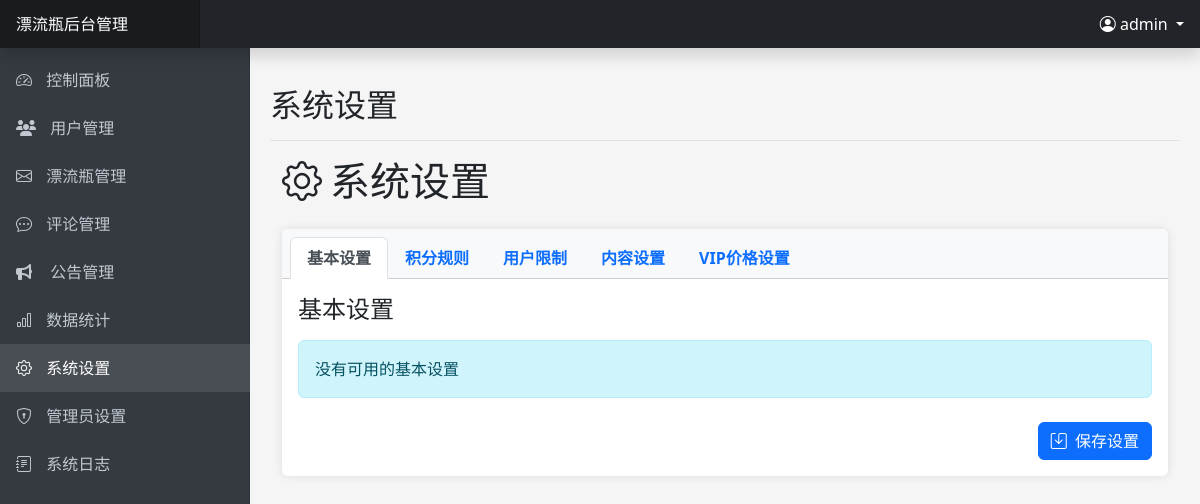
The page /admin/settings.php (signed in) on the database as committed earlier.
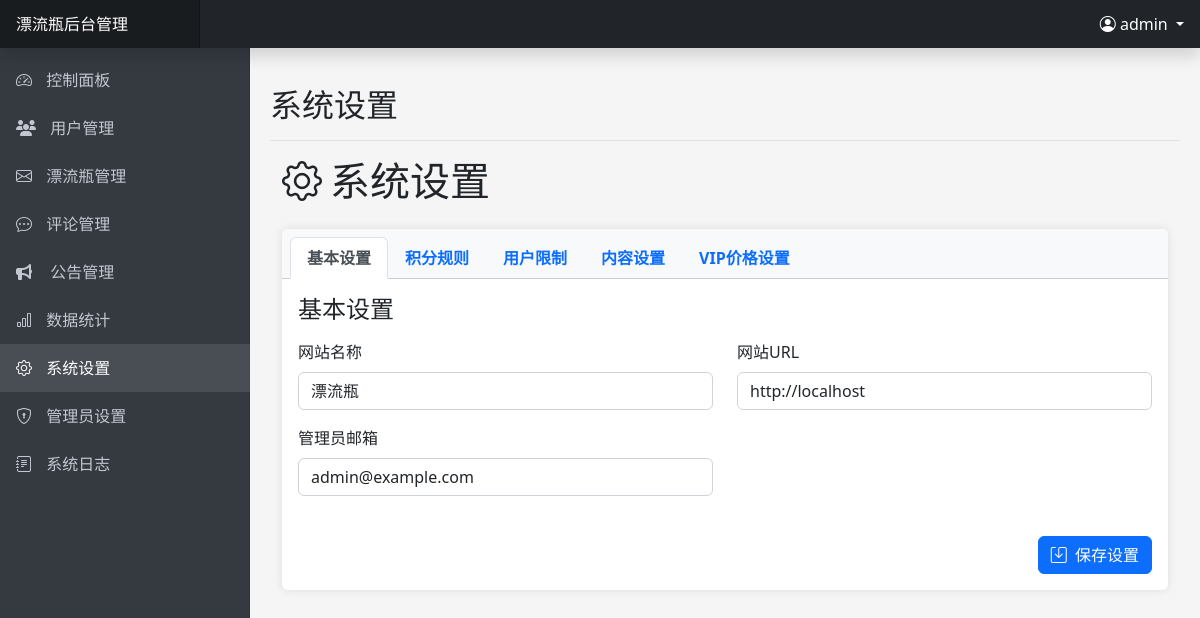
The same page on the database as committed later.
### tables this page shows
CREATE TABLE IF NOT EXISTS `system_settings` (
    `id` INT(11) AUTO_INCREMENT PRIMARY KEY,
    `setting_key` VARCHAR(50) NOT NULL UNIQUE,
    `setting_value` TEXT NOT NULL,
    `setting_name` VARCHAR(255) NOT NULL,
    `setting_group` VARCHAR(50) NOT NULL,
    `setting_type` ENUM('text', 'number', 'textarea', 'switch', 'select') NOT NULL DEFAULT 'text',
    `options` TEXT DEFAULT NULL,
    `created_at` TIMESTAMP DEFAULT CURRENT_TIMESTAMP,
    `updated_at` TIMESTAMP DEFAULT CURRENT_TIMESTAMP ON UPDATE CURRENT_TIMESTAMP
);

### includes/config.php (called while the page is built, shortened)
<?php
function getDbConnection() {
    try {
        $conn = new mysqli(DB_HOST, DB_USER, DB_PASS, DB_NAME);
        return $conn;
    } catch (Exception $e) {
        error_log("数据库连接异常: " . $e->getMessage());
        throw $e;
    }
}
?>

### includes/admin.php (called while the page is built, shortened)
<?php
class Admin {
    private $conn;
    public function __construct() {
        $this->conn = getDbConnection();
        $this->loadAdminData();
    }
    private function loadAdminData() {
        if ($this->isLoggedIn()) {
            $stmt = $this->conn->prepare("SELECT a.*, r.name as role_name, r.permissions
                                         FROM admins a
                                         LEFT JOIN admin_roles r ON a.role_id = r.id
                                         WHERE a.id = ? AND a.status = 1");
            $adminId = $_SESSION['admin_id'];
            $stmt->bind_param("i", $adminId);
            if (!$stmt->execute()) {
                error_log("执行加载管理员数据查询失败: " . $stmt->error);
                return;
            }
            $result = $stmt->get_result();
        }
    }
    public function isLoggedIn() {
        return isset($_SESSION['admin_id']);
    }
    public function getCurrentAdminUsername() {
        if ($this->isLoggedIn()) {
            return $_SESSION['admin_username'] ?? '';
        }
        return '';
    }
}
?>

### admin/settings.php (the view, shortened to what this page needs)
<?php
$pageTitle = '系统设置';
require_once 'includes/header.php';
$settings = [];
try {
    $conn = getDbConnection();
    $stmt = $conn->prepare("SELECT * FROM system_settings ORDER BY setting_group, id");
    $stmt->execute();
    $result = $stmt->get_result();
    while ($row = $result->fetch_assoc()) {
        $settings[$row['setting_group']][] = $row;
    }
} catch (Exception $e) {
    $message = '获取设置时出错：' . $e->getMessage();
    $messageType = 'danger';
}
?>
<div class="container-fluid">
    <h1 class="mt-2 mb-4"><i class="bi bi-gear me-2"></i>系统设置</h1>
    <div class="card">
        <div class="card-header">
            <ul class="nav nav-tabs card-header-tabs" id="settingsTabs" role="tablist">
                <li class="nav-item" role="presentation">
                    <button class="nav-link active" id="basic-tab" data-bs-toggle="tab" data-bs-target="#basic" type="button" role="tab" aria-controls="basic" aria-selected="true">基本设置</button>
                </li>
                <li class="nav-item" role="presentation">
                    <button class="nav-link" id="points-tab" data-bs-toggle="tab" data-bs-target="#points" type="button" role="tab" aria-controls="points" aria-selected="false">积分规则</button>
                </li>
                <li class="nav-item" role="presentation">
                    <button class="nav-link" id="limits-tab" data-bs-toggle="tab" data-bs-target="#limits" type="button" role="tab" aria-controls="limits" aria-selected="false">用户限制</button>
                </li>
                <li class="nav-item" role="presentation">
                    <button class="nav-link" id="content-tab" data-bs-toggle="tab" data-bs-target="#content" type="button" role="tab" aria-controls="content" aria-selected="false">内容设置</button>
                </li>
                <li class="nav-item" role="presentation">
                    <button class="nav-link" id="vip-tab" data-bs-toggle="tab" data-bs-target="#vip" type="button" role="tab" aria-controls="vip" aria-selected="false">VIP价格设置</button>
                </li>
            </ul>
        </div>
        <div class="card-body">
            <form method="post" action="">
                <div class="tab-content" id="settingsTabsContent">
                    <div class="tab-pane fade show active" id="basic" role="tabpanel" aria-labelledby="basic-tab">
                        <h4 class="mb-3">基本设置</h4>
                        <?php if (isset($settings['basic'])): ?>
                        <div class="row">
                            <?php foreach ($settings['basic'] as $setting): ?>
                            <div class="col-md-6 mb-3">
                                <label for="<?php echo $setting['setting_key']; ?>" class="form-label"><?php echo $setting['setting_name']; ?></label>
                                <input type="text" class="form-control" id="<?php echo $setting['setting_key']; ?>" name="basic[<?php echo $setting['setting_key']; ?>]" value="<?php echo htmlspecialchars($setting['setting_value']); ?>">
                            </div>
                            <?php endforeach; ?>
                        </div>
                        <?php else: ?>
                        <div class="alert alert-info">没有可用的基本设置</div>
                        <?php endif; ?>
                    </div>
                </div>
                <div class="d-grid gap-2 d-md-flex justify-content-md-end mt-4">
                    <button type="submit" name="save_settings" class="btn btn-primary">
                        <i class="bi bi-save me-1"></i> 保存设置
                    </button>
                </div>
            </form>
        </div>
    </div>
</div>
<?php
require_once 'includes/footer.php';
?>

### admin/includes/header.php (shortened to what this page needs)
<?php
require_once '../includes/config.php';
require_once '../includes/admin.php';
$admin = new Admin();
$currentPage = basename($_SERVER['PHP_SELF']);
?>
<!DOCTYPE html>
<html lang="zh-CN">
<head>
    <link rel="stylesheet" href="https://cdn.jsdelivr.net/npm/bootstrap@5.2.3/dist/css/bootstrap.min.css">
    <link rel="stylesheet" href="https://cdn.jsdelivr.net/npm/bootstrap-icons@1.10.0/font/bootstrap-icons.css">
    <link rel="stylesheet" href="https://cdn.jsdelivr.net/npm/@fortawesome/fontawesome-free@6.1.0/css/all.min.css">
</head>
<body>
    <nav class="navbar navbar-dark bg-dark fixed-top p-0 shadow">
        <a class="navbar-brand col-md-3 col-lg-2 mr-0 px-3" href="index.php"><?php echo SITE_NAME; ?>后台管理</a>
        <div class="ms-auto pe-3">
            <div class="dropdown">
                <a class="nav-link dropdown-toggle text-white" href="#" id="navbarDropdown" role="button" data-bs-toggle="dropdown" aria-expanded="false">
                    <i class="bi bi-person-circle"></i> <?php echo $admin->getCurrentAdminUsername(); ?>
                </a>
            </div>
        </div>
    </nav>
    <nav class="sidebar">
        <div class="sidebar-sticky">
            <ul class="nav flex-column">
                <li class="nav-item">
                    <a class="nav-link <?php echo $currentPage == 'index.php' ? 'active' : ''; ?>" href="index.php">
                        <i class="bi bi-speedometer2"></i>
                        控制面板
                    </a>
                </li>
                <li class="nav-item">
                    <a class="nav-link <?php echo $currentPage == 'users.php' ? 'active' : ''; ?>" href="users.php">
                        <div class="sb-nav-link-icon"><i class="fas fa-users"></i></div>
                        用户管理
                    </a>
                </li>
                <li class="nav-item">
                    <a class="nav-link <?php echo $currentPage == 'bottles.php' ? 'active' : ''; ?>" href="bottles.php">
                        <i class="bi bi-envelope"></i>
                        漂流瓶管理
                    </a>
                </li>
                <li class="nav-item">
                    <a class="nav-link <?php echo $currentPage == 'comments.php' ? 'active' : ''; ?>" href="comments.php">
                        <i class="bi bi-chat-dots"></i>
                        评论管理
                    </a>
                </li>
                <li class="nav-item">
                    <a class="nav-link <?php echo $currentPage == 'announcements.php' ? 'active' : ''; ?>" href="announcements.php">
                        <div class="sb-nav-link-icon"><i class="fas fa-bullhorn"></i></div>
                        公告管理
                    </a>
                </li>
                <li class="nav-item">
                    <a class="nav-link <?php echo $currentPage == 'statistics.php' ? 'active' : ''; ?>" href="statistics.php">
                        <i class="bi bi-bar-chart"></i>
                        数据统计
                    </a>
                </li>
                <li class="nav-item">
                    <a class="nav-link <?php echo $currentPage == 'settings.php' ? 'active' : ''; ?>" href="settings.php">
                        <i class="bi bi-gear"></i>
                        系统设置
                    </a>
                </li>
                <li class="nav-item">
                    <a class="nav-link <?php echo in_array($currentPage, ['admins.php', 'admin_roles.php']) ? 'active' : ''; ?>" href="admins.php">
                        <i class="bi bi-shield-lock"></i>
                        管理员设置
                    </a>
                </li>
                <li class="nav-item">
                    <a class="nav-link <?php echo $currentPage == 'logs.php' ? 'active' : ''; ?>" href="logs.php">
                        <i class="bi bi-journal-text"></i>
                        系统日志
                    </a>
                </li>
            </ul>
        </div>
    </nav>
    <main class="main-content"><?php if (isset($pageTitle) && !isset($hidePageHeader)): ?>
        <div class="d-flex justify-content-between flex-wrap flex-md-nowrap align-items-center pt-3 pb-2 mb-3 border-bottom">
            <h2><?php echo $pageTitle; ?></h2>
        </div>
        <?php endif; ?>
</body>
</html>

### admin/includes/footer.php (shortened to what this page needs)
</body>
</html>

### admin/includes/header.php (style rules this page uses)
body { font-family: 'Microsoft YaHei', 'Segoe UI', sans-serif; background-color: #f5f5f5; overflow-x: hidden; }
.sidebar { position: fixed; top: 0; bottom: 0; left: 0; z-index: 100; padding: 48px 0 0; box-shadow: inset -1px 0 0 rgba(0, 0, 0, .1); background-color: #343a40; width: 250px; transition: all 0.3s; }
.sidebar-sticky { position: relative; top: 0; height: calc(100vh - 48px); padding-top: 0.5rem; overflow-x: hidden; overflow-y: auto; }
.sidebar .nav-link { font-weight: 500; color: #c2c7d0; padding: 0.75rem 1rem; }
.sidebar .nav-link.active { color: #fff; background-color: rgba(255, 255, 255, 0.1); }
.sidebar .nav-link i { margin-right: 10px; }
.navbar-brand { padding-top: 0.75rem; padding-bottom: 0.75rem; font-size: 1rem; background-color: rgba(0, 0, 0, 0.25); box-shadow: inset -1px 0 0 rgba(0, 0, 0, 0.25); }
.main-content { margin-left: 250px; padding: 70px 20px 20px; transition: all 0.3s; min-height: 100vh; }
.card { margin-bottom: 20px; border: none; box-shadow: 0 0 10px rgba(0, 0, 0, 0.1); }
.card-header { font-weight: bold; background-color: #f8f9fa; }
.sb-nav-link-icon { display: inline-block; width: 20px; margin-right: 10px; }
.form-control, .form-select { box-shadow: none !important; }

Rows that differ between the two databases and show on the page:
added system_settings: setting_name "网站名称", setting_value "漂流瓶"
added system_settings: setting_name "网站URL", setting_value "http://localhost"
added system_settings: setting_name "管理员邮箱", setting_value "admin@example.com"
Other text that changed with them:
text no longer shown: "没有可用的基本设置"
